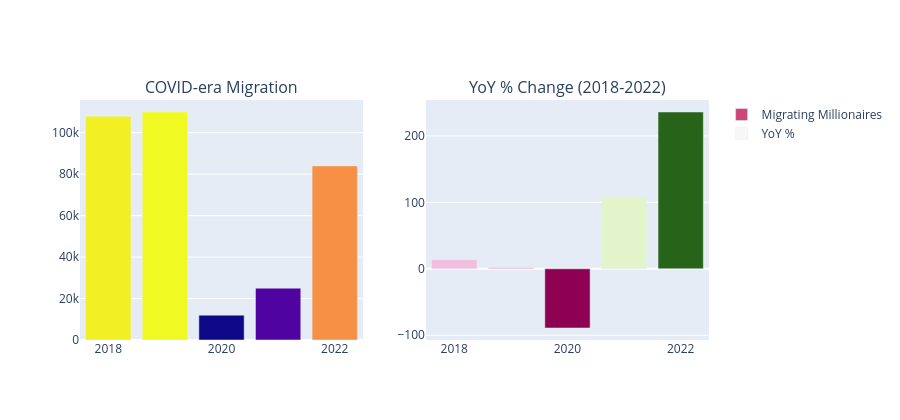

Notebook source saved alongside this figure:
### Code cell
# ========== COVID Impact — Focused Bar + YoY ==========
df_year['YoY_Pct'] = df_year['migrating_millionaires'].pct_change()*100
subset = df_year[df_year['year'].between(2018,2022)]
fig = make_subplots(rows=1, cols=2, subplot_titles=('COVID-era Migration','YoY % Change (2018-2022)'))
fig.add_trace(go.Bar(x=subset['year'], y=subset['migrating_millionaires'], marker_color=subset['migrating_millionaires'], name='Migrating Millionaires'), row=1, col=1)
fig.add_trace(go.Bar(x=subset['year'], y=subset['YoY_Pct'], marker_color=subset['YoY_Pct'], name='YoY %'), row=1, col=2)
fig.update_layout(height=420)
fig.show()

### Figure 1 — Plotly figure (JSON) as saved in the notebook; plotly's stock layout.template omitted (floating-point values rounded to 4 significant figures)
{"data": [{"marker": {"color": [108000, 110000, 12000, 25000, 84000]}, "name": "Migrating Millionaires", "type": "bar", "x": [2018, 2019, 2020, 2021, 2022], "xaxis": "x", "y": [108000, 110000, 12000, 25000, 84000], "yaxis": "y"}, {"marker": {"color": [13.68, 1.852, -89.09, 108.3, 236.0]}, "name": "YoY %", "type": "bar", "x": [2018, 2019, 2020, 2021, 2022], "xaxis": "x2", "y": [13.68, 1.852, -89.09, 108.3, 236.0], "yaxis": "y2"}], "layout": {"annotations": [{"font": {"size": 16}, "showarrow": false, "text": "COVID-era Migration", "x": 0.225, "xanchor": "center", "xref": "paper", "y": 1, "yanchor": "bottom", "yref": "paper"}, {"font": {"size": 16}, "showarrow": false, "text": "YoY % Change (2018-2022)", "x": 0.775, "xanchor": "center", "xref": "paper", "y": 1, "yanchor": "bottom", "yref": "paper"}], "height": 420, "xaxis": {"anchor": "y", "domain": [0, 0.45]}, "xaxis2": {"anchor": "y2", "domain": [0.55, 1]}, "yaxis": {"anchor": "x", "domain": [0, 1]}, "yaxis2": {"anchor": "x2", "domain": [0, 1]}}}
